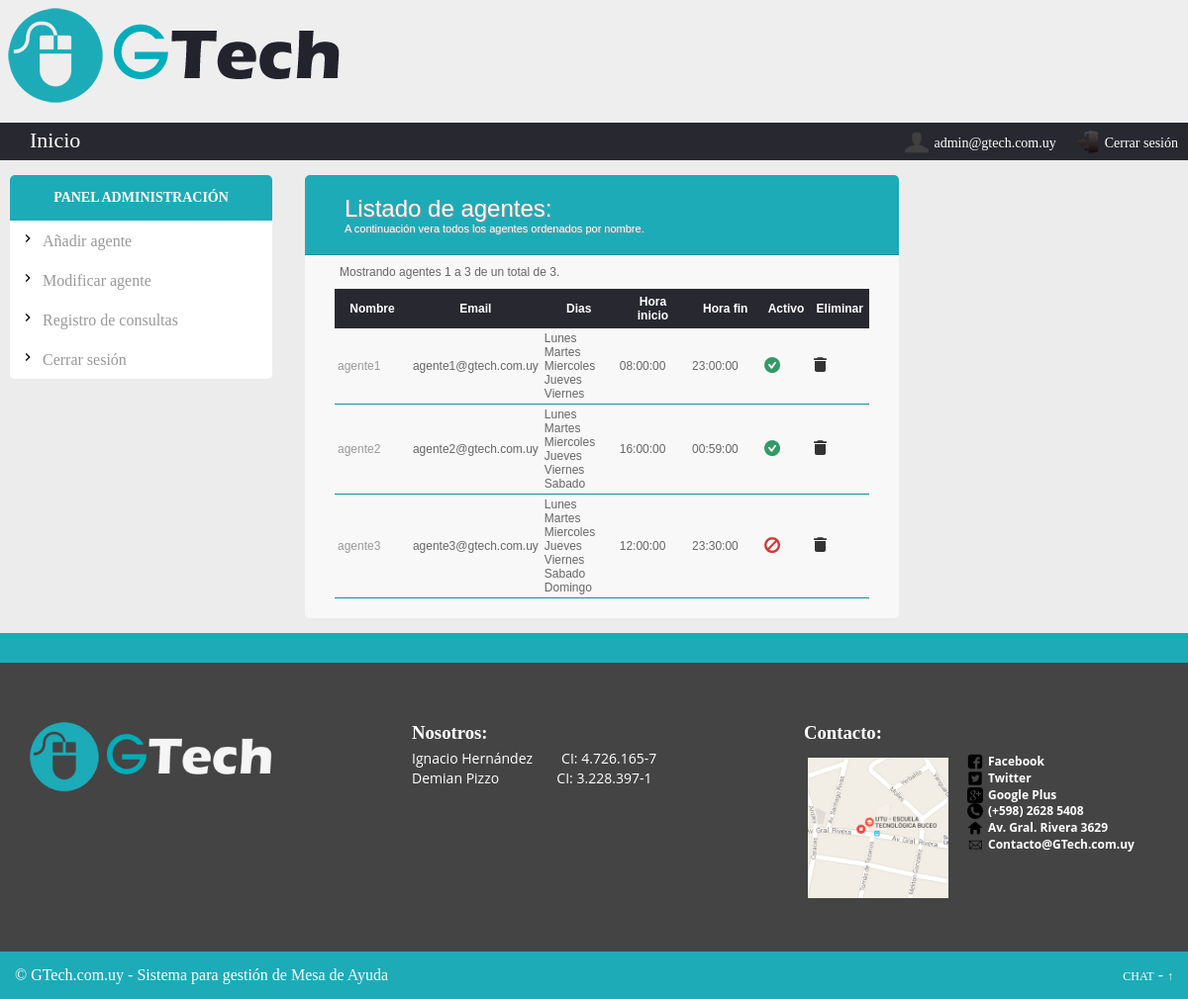
Page /Admin/listado-agentes.php (signed in) on the committed database.
### tables this page shows
CREATE TABLE `agentes` (
  `id` int(11) NOT NULL AUTO_INCREMENT,
  `rango` int(1) default 1,
  `nombre` varchar(16) NOT NULL,
  `email` varchar(32) NOT NULL,
  `password` varchar(512) NOT NULL,
  `activo` boolean default 0,
  `disponible` boolean default 0,
  `dias` varchar(256) NOT NULL,  
  `hora_inicio` time NOT NULL,
  `hora_fin` time NOT NULL,
  `ts_nodisponible` timestamp,
  PRIMARY KEY (`id`),
  UNIQUE KEY `nombre` (`nombre`)
);

### Admin/listado-agentes.php (the view, shortened to what this page needs)
<?php
include_once($_SERVER["DOCUMENT_ROOT"] . "/includes/cabecera.php");
include_once($_SERVER["DOCUMENT_ROOT"] . "/includes/sidebar.php");
include_once($_SERVER["DOCUMENT_ROOT"] . "/config.php");
function cierre() {
    include_once("includes/footer.php");
}
?>
<div id="contenido">
    <?php
    $conexion = mysql_connect($sql_location, $db_user, $db_pass) or
            die("<div id='listados'><div id='error' class='msjerror'><h1>Error:</h1><span class='msjerror'>Problemas en la conexi&oacute;n con MySql</span></h1></div></div></div>");
    $num = 10;
    $comienzo = $_REQUEST['comienzo'];
    if (!isset($comienzo))
        $comienzo = 0;
    $instruccion = "select * from agentes where rango = 1";
    $consulta = mysql_query($instruccion, $conexion)
            or die("<div id='listados'>
<div id='error' class='msjerror'><h1>Error:</h1><span class='msjerror'>Fallo en la consulta</span></h1></div></div></div>");
    $nfilas = mysql_num_rows($consulta);
    if ($nfilas > 0) {
        print ("<div id='listados'><h1>Listado de agentes:<span>A continuaci&oacute;n vera todos los agentes ordenados por nombre.</span></h1><P>Mostrando agentes " . ($comienzo + 1) . " a ");
        if (($comienzo + $num) < $nfilas)
            print ($comienzo + $num);
        else
            print ($nfilas);
        print (" de un total de $nfilas.\n");
        print ("</P>\n");
    }
    $instruccion = "select * from agentes where rango = 1 order by nombre asc limit $comienzo, $num";
    $consulta = mysql_query($instruccion, $conexion)
            or die("<div id='listados'><div id='error' class='msjerror'><h1>Error:</h1><span class='msjerror'>Fallo en la consulta</span></h1></div></div></div>");
    $nfilas = mysql_num_rows($consulta);
    if ($nfilas > 0) {
        print ("<TABLE WIDTH='650'>\n");
        print ("<TR>\n");
        print ("<TH WIDTH='100'>Nombre</TH>\n");
        print ("<TH WIDTH='100'>Email</TH>\n");
        print ("<TH WIDTH='100'>Dias</TH>\n");
        print ("<TH WIDTH='100'>Hora inicio</TH>\n");
        print ("<TH WIDTH='100'>Hora fin</TH>\n");
        print ("<TH WIDTH='50'>Activo</TH>\n");
        print ("<TH WIDTH='50'>Eliminar</TH>\n");
        print ("</TR>\n");
        for ($i = 0; $i < $nfilas; $i++) {
            $resultado = mysql_fetch_array($consulta);
            print ("<TR>\n");
            print ("<TD><a href='modificar-agente.php?idagente=" . $resultado['id'] . "'>" . $resultado['nombre'] . "</a></TD>\n");
            print ("<TD>" . $resultado['email'] . "</TD>\n");
            print ("<TD>" . $resultado['dias'] . "</TD>\n");
            print ("<TD>" . $resultado['hora_inicio'] . "</TD>\n");
            print ("<TD>" . $resultado['hora_fin'] . "</TD>\n");
            if ($resultado['activo'] == 0) {
                print ("<TD><a href='modificar-estado-agente.php?idagente=" . $resultado['id'] . "'><IMG BORDER='0' SRC='/imagenes/ic-activo.png' ALT='Foto' /></A></TD>\n");
            } else {
                print ("<TD><a href='modificar-estado-agente.php?idagente=" . $resultado['id'] . "'><IMG BORDER='0' SRC='/imagenes/ic-inactivo.png' ALT='Foto' /></A></TD>\n");
            }
            print ("<TD><a href='eliminar-agente.php?idagente=" . $resultado['id'] . "'><IMG BORDER='0' SRC='/imagenes/ic-papelera.png' ALT='Foto' /></A></TD>\n");
            print ("</TR>\n");
        }
        print ("</TABLE>\n</div>");
    } else
        print ("<div id='listados'><div id='error' class='msjerror'><h1>Error:</h1><span class='msjerror'>No hay agentes disponibles</span></h1></div></div></div>");
    include_once($_SERVER["DOCUMENT_ROOT"] . "/includes/footer.php");
    ?>

### includes/cabecera.php (shortened to what this page needs)
<!DOCTYPE html>
<html lang="es">
    <head>
        <link rel='stylesheet' type='text/css' href='/CSS/style.css' />
<body>
    <div id="pagina">
        <header id="cabecera">
            <a href="/index.php"><img src="/imagenes/logo.png" /></a>
        </header>
        <nav id="menu-superior">
            <?php
            if (isset($_SESSION['username'])) {
                ?>
                <li><a href="<?php $_SERVER["DOCUMENT_ROOT"] ?>/index.php">Inicio</a></li>
                <li style="float:right;padding:5px;"><img style="vertical-align:middle;margin-right:5px;" src="/imagenes/cerrar.png" /><a style="font-size:14px;" href="<?php $_SERVER["DOCUMENT_ROOT"] ?>/logout.php">Cerrar sesión</a></li>
                <li style="float:right;padding:5px;"><img style="vertical-align:middle;margin-right:5px;" src="/imagenes/user.png" /><a style="font-size:14px;" href="#"><?php echo $_SESSION['username'] ?></a></li>
                <?php
            }
            ?>
        </nav>
        <body>
            <div id="cuerpo">

### includes/sidebar.php (shortened to what this page needs)
<div id="contenedor-login">
    <?php
    if (isset($_SESSION['admin'])) {
        ?>
        <div id="panel">
            <h3>Panel administraci&oacute;n</h3>
            <li><a href="<?php $_SERVER["DOCUMENT_ROOT"] ?>/Admin/ingresar-agente.php">A&ntilde;adir agente</a></li>
            <li><a href="<?php $_SERVER["DOCUMENT_ROOT"] ?>/Admin/listado-agentes.php">Modificar agente</a></li>
            <li><a href="<?php $_SERVER["DOCUMENT_ROOT"] ?>/Admin//listado-consultas.php">Registro de consultas</a></li>
            <li><a href="<?php $_SERVER["DOCUMENT_ROOT"] ?>/logout.php">Cerrar sesi&oacute;n</a></li>
        </div>
    <?php } ?>
</div>

### includes/footer.php
</div>
</div>
<div id="pie">
    <div class="footer">
        <div class="piecolumnas">
            <img style="width:300px" src="/imagenes/logo-footer.png" />
        </div>
        <div class="piecolumnas">
            <h3>Nosotros:</h3>
          <pre style="background-color: #444;"><p>Ignacio Hernández        CI: 4.726.165-7
Demian Pizzo                CI: 3.228.397-1</p></pre>
        </div>
        <div class="piecolumnas">
            <h3>Contacto:</h3>
            <div class="social">
                <a href="#"><img src="/imagenes/mapa.jpg"></a>
                <p><a href="#"><img style="width:16px;padding:0px;margin-right:5px;" src="/imagenes/facebook.png" />Facebook</a></p>
                <p><a href="#"><img style="width:16px;padding:0px;margin-right:5px;" src="/imagenes/twitter.png" />Twitter</a></p>
                <p><a href="#"><img style="width:16px;padding:0px;margin-right:5px;" src="/imagenes/google.png" />Google Plus</a></p>
                <p><img style="width:16px;padding:0px;margin-right:5px;" src="/imagenes/phone.png" />(+598) 2628 5408</p>
                <p><img style="width:16px;padding:0px;margin-right:5px;" src="/imagenes/home.png" />Av. Gral. Rivera 3629</p>
                <p><img style="width:16px;padding:0px;margin-right:5px;" src="/imagenes/email.png" /><a href="mailto:Contacto@GTech.com" target="_top">Contacto@GTech.com.uy</a></p>
            </div>
        </div>
    </div>
    <div class="debajo-footer">
        <span>&copy; GTech.com.uy -  Sistema para gestión de Mesa de Ayuda</span>
        <span style="float:right;"> <a href="<?php $_SERVER["DOCUMENT_ROOT"] ?>/chat.php">CHAT</a> - <a href="#" title="Subir">&uarr;</a></span>
    </div>
</div>
</div>
</body>
</html>

### CSS/style.css (style rules this page uses)
* { margin: 0; padding: 0; }
body { background: #ececec; font: 16px Georgia, serif; }
.footer { background: #444; width:100%;height:auto;border-top:30px solid #1dabb8;display:flex; }
.piecolumnas { float:left; width:33%; margin-top:30px;margin-bottom:30px; padding:20px; }
.footer p { background-color: #444; text-align:left; color:#fff; font-family:"Open Sans", Helvetica, Arial, sans-serif; font-size:14px; line-height:1.4em; }
.social { margin-top:5px; }
.social p { font-size:12px; font-weight:bold; }
.social a { font-size:12px; color:#000; font-weight:bold; }
.footer a { color:#fff; }
.footer img { width:150px; float:left; margin-right:15px; padding:4px; }
.piecolumnas h3 { padding-top:10px; padding-bottom:5px; color:#fff; }
.debajo-footer { background:#1dabb8; color:#fff; padding:15px; }
.debajo-footer a { font-size:12px; color:#fff; }
#contenido { font:16px Georgia,serif; padding-left:24%; height: 50%; }
#cuerpo { background:#ececec; width:100%; float:left; }
header, nav, section { background: #eee;margin-top:0px; }
nav#menu-superior li { margin: 0px 5px 0px 5px;float:left; list-style:none;padding:5px;height:38px;font:22px Georgia,serif; }
nav#menu-superior { background-color:#282830;height:38px;padding-left:20px;color:#000; }
nav#menu-superior a { color:#fff; }
a { color: #999; text-decoration: none; }
#contenedor-login li { list-style-image: url('/imagenes/flecha.png'); }
#contenedor-login { float:left; width:280px; }
#listados p { margin:5px; }
#contenido h1, #contenido-filtro h1 { font: 24px "Trebuchet MS", Arial, Helvetica, sans-serif; padding: 20px 0px 20px 40px; display: block; margin: -30px -30px 10px -30px; color: #FFF; background: #1dabb8; text-shadow: 1px 1px 1px #949494; border-radius: 5px 5px 0px 0px; -webkit-border-radius: 5px 5px 0px 0px; -moz-border-radius: 5px 5px 0px 0px; border-bottom:1px solid #198d98; }
#contenido h1>span, #contenido-filtro h1>span { display: block; font-size: 11px; color: #FFF; }
#panel h3 { background-color: #1dabb8; border-radius: 5px 5px 0 0; color: #fff; font-size: 14px; padding: 15px; text-align: center; text-transform: uppercase; }
#panel { margin:15px 5px 5px 10px; background: #fff; border-radius: 5px 5px 5px 5px; }
#panel li { padding:10px; }
#listados { margin-left:20px; margin-right:none; margin-top:15px; margin-bottom:15px; max-width: 600px; background: #F8F8F8; padding: 30px 30px 20px 30px; font: 12px Arial, Helvetica, sans-serif; color: #666; border-radius: 5px; -webkit-border-radius: 5px; -moz-border-radius: 5px; }
table { width:auto; border-spacing:0px; margin-top:10px; }
table th { background:#282830; border:1px solid #282830; color:#fff; padding:5px; }
table td { border-bottom:1px solid #198d98; margin:0px; padding:3px; }
*, *:before, *:after { box-sizing: border-box; }

### rows in the picture
agentes: nombre "agente1", email "agente1@gtech.com.uy", dias "Lunes Martes Miercoles Jueves Viernes", hora_inicio "08:00:00", hora_fin "23:00:00", activo 0 (drawn)
agentes: nombre "agente2", email "agente2@gtech.com.uy", dias "Lunes Martes Miercoles Jueves Viernes Sabado", hora_inicio "16:00:00", hora_fin "00:59:00", activo 0 (drawn)
agentes: nombre "agente3", email "agente3@gtech.com.uy", dias "Lunes Martes Miercoles Jueves Viernes Sabado Domingo", hora_inicio "12:00:00", hora_fin "23:30:00", activo 1 (drawn)

### other values in the picture
$_SESSION['username'] "admin@gtech.com.uy"
$comienzo + 1 "1"
$nfilas "3"
